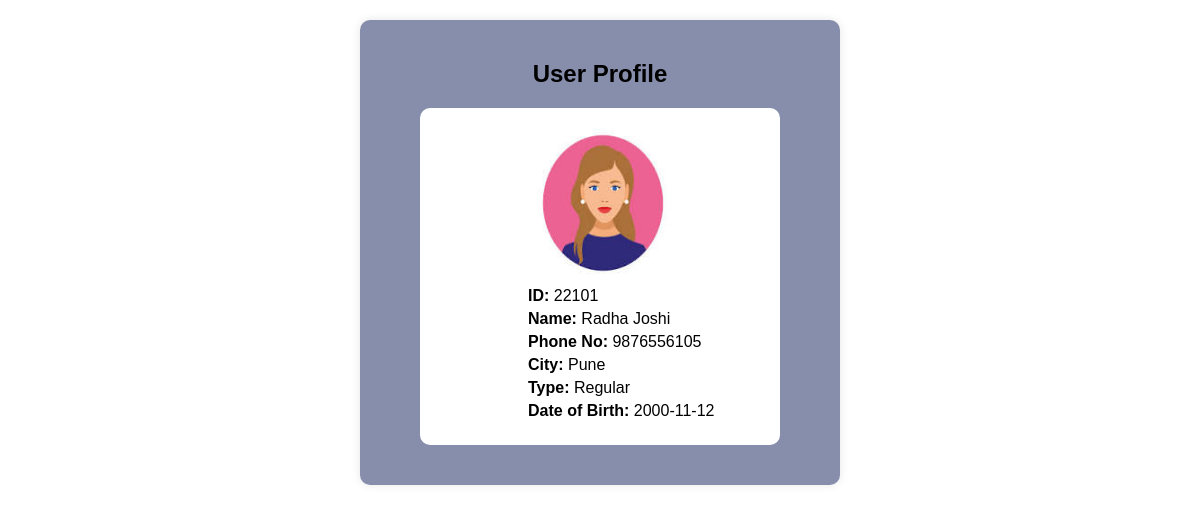
The app's page /Customer/PROFILE.php?phoneNumber=9876556105 with its own data.
### tables this page shows
create table CustomerDetails(
     Cid  int primary key auto_increment,
     Cname varchar(150) not null,
     Cphno varchar(10)  UNIQUE,
     Ccity varchar(50) not null,
     Ctype enum('Regular','Special') not null,
     Cdob date);

### Customer/PROFILE.PHP (the view, shortened to what this page needs)
<!DOCTYPE html>
<html lang="en">
<head>
    <link rel="stylesheet" href="home.css">
</head>
<body>
    <?php include 'connection.php'; ?>
    <div class="container">
        <h2>User Profile</h2>
        <div class="profile-section">
            <?php
            if (isset($_GET['phoneNumber'])) {
                $phoneNumber = $_GET['phoneNumber'];
                $sql = "SELECT * FROM CustomerDetails WHERE Cphno = '$phoneNumber'";
                $result = $connection->query($sql);
                if ($result->num_rows > 0) {
                    $row = $result->fetch_assoc();
                    echo "<img src='Images/womenprofile.jpg' alt='Profile Picture'>";
                    echo "<div class='user-info'>";
                    echo "<p><strong>ID:</strong> " . $row['Cid'] . "</p>";
                    echo "<p><strong>Name:</strong> " . $row['Cname'] . "</p>";
                    echo "<p><strong>Phone No:</strong> " . $row['Cphno'] . "</p>";
                    echo "<p><strong>City:</strong> " . $row['Ccity'] . "</p>";
                    echo "<p><strong>Type:</strong> " . $row['Ctype'] . "</p>";
                    echo "<p><strong>Date of Birth:</strong> " . $row['Cdob'] . "</p>";
                    echo "</div>";
                    echo "</div>";
                } else {
                    echo "<p>No user found with the provided phone number.</p>";
                }
            } else {
                echo "Phone number not provided.";
            }
            ?>
        </div>
</body>
</html>

### Customer/home.css (style rules this page uses)
body { background-color: #f4f4f4; font-family: Arial, sans-serif; }
h2 { text-align: center; color: black; }

### Customer/PROFILE.PHP (style rules this page uses)
body { font-family: Arial, sans-serif; margin: 0; padding: 0; background-color: var(--color-background); }
.container { width: 30%; margin: 20px auto; background-color: rgba(16, 30, 88, 0.5); border-radius: 10px; overflow: hidden; box-shadow: 0 0 10px rgba(0, 0, 0, 0.1); padding: 20px 5%; }
.profile-section, .package-container { background-color: #fff; border-radius: 10px; margin-bottom: 20px; padding: 20px; padding-left: 30%; }
.profile-section img { width: 150px; height: 150px; border-radius: 50%; margin-right: 20px; }
.user-info { flex: 1; }
.user-info p { margin: 5px 0; }

### records on screen
customerdetails: Cid "22101", Cname "Radha Joshi", Cphno "9876556105", Ccity "Pune", Ctype "Regular", Cdob "2000-11-12"
